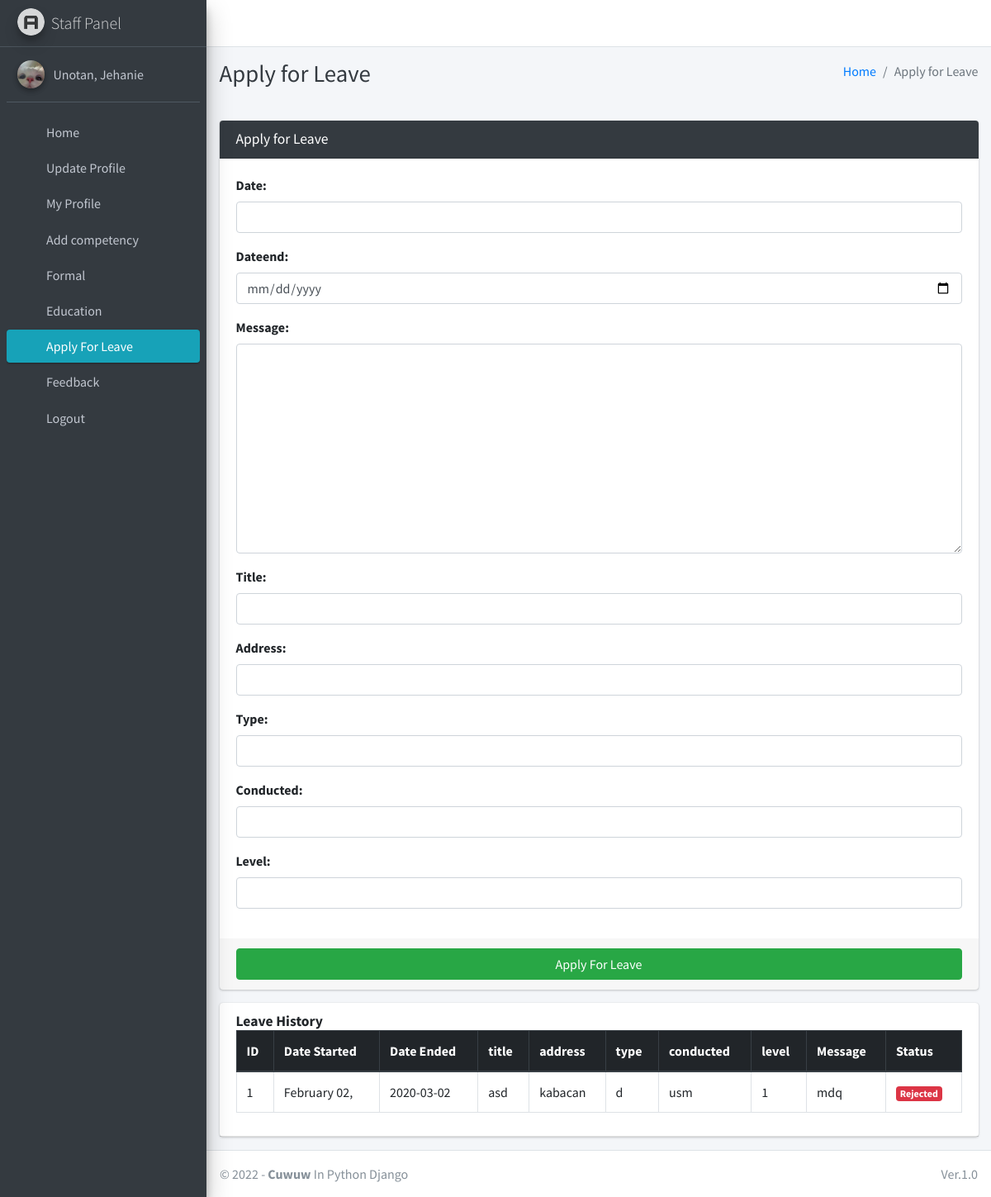
The page /staff/apply/leave/ (signed in) on the database its author committed.
### main/models.py (models this page shows)
class CustomUser(AbstractUser):
    USER_TYPE = ((1, "HOD"), (2, "Staff"))
    GENDER = [("M", "Male"), ("F", "Female")]
    username = None  # Removed username, using email instead
    email = models.EmailField(unique=True)
    user_type = models.CharField(default=1, choices=USER_TYPE, max_length=1)
    gender = models.CharField(max_length=1, choices=GENDER)
    profile_pic = models.ImageField()
    address = models.CharField(max_length=60)
    fcm_token = models.TextField(default="")  # For firebase notifications
    created_at = models.DateTimeField(auto_now_add=True)
    updated_at = models.DateTimeField(auto_now=True)
    USERNAME_FIELD = "email"
    REQUIRED_FIELDS = []
    objects = CustomUserManager()
    def __str__(self):
        return self.last_name + ", " + self.first_name

class LeaveReportStaff(models.Model):
    staff = models.ForeignKey(Staff, on_delete=models.CASCADE)
    date = models.DateTimeField(max_length=60)
    dateend = models.CharField(max_length=60)
    title = models.CharField(max_length=60)
    address = models.CharField(max_length=200, null=True)
    type = models.CharField(max_length=200, null=True)
    conducted = models.CharField(max_length=200, null=True)
    level = models.CharField(max_length=200, null=True)
    message = models.TextField()
    status = models.SmallIntegerField(default=0)
    created_at = models.DateTimeField(auto_now_add=True)
    updated_at = models.DateTimeField(auto_now=True)

### main/staff_views.py (the view, shortened to what this page needs)
# urls.py: path("staff/apply/leave/", staff_views.staff_apply_leave,
def staff_apply_leave(request):
    form = LeaveReportStaffForm(request.POST or None)
    staff = get_object_or_404(Staff, admin_id=request.user.id)
    context = {
        'form': form,
        'leave_history': LeaveReportStaff.objects.filter(staff=staff),
        'page_title': 'Apply for Leave'
    }
    return render(request, "staff_template/staff_apply_leave.html", context)

### main/forms.py
class LeaveReportStaffForm(FormSettings):
    def __init__(self, *args, **kwargs):
        super(LeaveReportStaffForm, self).__init__(*args, **kwargs)
    class Meta:
        model = LeaveReportStaff
        fields = ['date', 'dateend', 'message', 'title', 'address', 'type', 'conducted', 'level' ]
        widgets = {
            'date': DateInput(attrs={'type': 'date'}),
        }
        widgets = {
            'dateend': DateInput(attrs={'type': 'date'}),
        }

### main/templates/staff_template/staff_apply_leave.html
{% extends 'main/base.html' %}
{% load static %}
{% block page_title %}{{page_title}}
{% endblock page_title %}
{% block content %}
<section class="content">
    <div class="container-fluid">
        <div class="row">
            <div class="col-md-12">
                <div class="card card-dark">
                    <div class="card-header">
                        <h3 class="card-title">{{page_title}}</h3>
                    </div>
                    {% include "main/form_template.html" with messages=messages  form=form button_text="Apply For Leave"%}
                </div>
<div class="card card-default">
    <div class="card-header"><h3 class="card-title"><b>Leave History</b></h3>
   <div class="table">
       <table class="table table-bordered table-hover">
           <thead class="thead-dark">
            <tr>
                <th>ID</th>
                <th>Date Started</th>
                <th>Date Ended</th>
                 <th>title</th>
                <th>address</th>
                <th>type</th>
                <th>conducted</th>
                <th>level</th>
                <th>Message</th>
             <th>Status</th>
         </tr>
           </thead>
        {% for leave in leave_history %}
        <tr>
            <td>{{forloop.counter}}</td>
            <td>{{leave.date |date:"F d,"}}</td>
             <td>{{leave.dateend }}</td>
            <td>{{leave.title}}</td>
            <td>{{leave.address}}</td>
            <td>{{leave.type}}</td>
            <td>{{leave.conducted}}</td>
            <td>{{leave.level}}</td>
            <td>{{leave.message}}</td>
              <td>
                  {% if leave.status == 0 %}
                  <span class="badge badge-warning">Pending</span>
                  {% elif leave.status == 1 %}
                  <span class="badge badge-success">Accepted</span>
                    {% else %}
                    <span class="badge badge-danger">Rejected</span>
                    {% endif %}
                </td>
            </tr>
            {% endfor %}
        </table>
    </div>
    </div>
            </div>
        </div>
    </div>
</section>
{% endblock content %}

### main/templates/main/sidebar_template.html (shortened to what this page needs)
{% load static %}
<aside class="main-sidebar sidebar-dark-info elevation-4">
    {% if request.user.user_type == '1' %}
    <a href="{% url 'admin_home' %}" class="brand-link">
        <img src="{% static 'dist/img/cmsl.png' %} " alt="AdminLTE Logo"
            class="brand-image img-circle elevation-3" >
        <span class="brand-text font-weight-light">Admin Panel</span>
    </a>
    <div class="sidebar">
        <div class="user-panel mt-3 pb-3 mb-3 d-flex">
            <div class="image">
                <img src="{{ request.user.profile_pic}}" class="img-circle elevation-2" alt="User Image">
            </div>
            <div class="info">
                <a href="#" class="d-block">{{user}}</a>
            </div>
        </div>
        <nav class="mt-2">
            <ul class="nav nav-pills nav-sidebar flex-column" data-widget="treeview" role="menu" data-accordion="false">
                <li class="nav-item">
                    {% url 'admin_home' as admin_home %}
                    <a href="{{admin_home}}" class="nav-link {% if admin_home == request.path %} active {% endif %}">
                        <i class="nav-icon fas fa-home"></i>
                        <p>
                            Home
                        </p>
                    </a>
                </li>
                <li class="nav-item">
                    {% url 'admin_view_profile' as admin_view_profile %}
                    <a href="{{admin_view_profile}}"
                        class="nav-link {% if admin_view_profile == request.path %} active {% endif %}">
                        <i class="nav-icon fas fa-address-card"></i>
                        <p>
                            Update Profile
                        </p>
                    </a>
                </li>
 <li class="nav-item has-treeview">
                    <a href="#" class="nav-link">
                        <i class="nav-icon fas fa-book"></i>
                        <p>
                            Staff
                            <i class="fas fa-angle-left right"></i>
                        </p>
                    </a>
                    <ul class="nav nav-treeview">
                         <li class="nav-item">
                    {% url 'add_staff' as add_staff %}
                    <a href="{{add_staff}}" class="nav-link {% if add_staff == request.path %} active {% endif %}">
                        <i class="nav-icon fas fa-user-plus"></i>
                        <p>
                            Add Staff
                        </p>
                    </a>
                </li>
                         <li class="nav-item">
                    {% url 'manage_staff' as manage_staff %}
                    {% url 'edit_staff' staff_id as edit_staff %}
                    <a href="{{manage_staff}}"
                        class="nav-link {% if manage_staff == request.path or request.path == edit_staff %} active {% endif %}">
                        <i class="nav-icon fas fa-th"></i>
                        <p>
                            Manage Staff
                        </p>
                    </a>
                </li>
                    </ul>
 <li class="nav-item">
                    {% url 'view_staff_competency_journal' as view_staff_competency_journal %}
                    <a href="{{view_staff_competency_journal}}"
                        class="nav-link {% if view_staff_competency_journal == request.path %} active {% endif %}">
                        <i class="nav-icon fas fa-address-card"></i>
                        <p>
                            Staff competency
                        </p>
                    </a>
                </li>
                <li class="nav-item">
                    {% url 'view_staff_leave' as view_staff_leave %}
                    <a href="{{view_staff_leave}}"
                        class="nav-link  {% if view_staff_leave == request.path %} active {% endif %}">
                        <i class="nav-icon fas fa-check-double"></i>
                        <p>
                            Staff Leave
                        </p>
                    </a>
                </li>
                  <li class="nav-item">
                                {% url 'staff_feedback_message' as staff_feedback_message %}
                                <a href="{{staff_feedback_message}}"
                                    class="nav-link {% if staff_feedback_message == request.path %} active {% endif %}">
                                    <i class="nav-icon fas fa-comment-alt"></i>
                                    <p>
                                        Feedback
                                    </p>
                                </a>
                            </li>
                {% elif request.user.user_type == '2' %}
                <a href="#" class="brand-link">
                    <img src="{% static 'dist/img/AdminLTELogo.png' %} " alt="AdminLTE Logo"
                        class="brand-image img-circle elevation-3" style="opacity: .8">
                    <span class="brand-text font-weight-light">Staff Panel</span>
                </a>
                <div class="sidebar">
                    <div class="user-panel mt-3 pb-3 mb-3 d-flex">
                        <div class="image">
                            <img src="{{ request.user.profile_pic}}" class="img-circle elevation-2" alt="User Image">
                        </div>
                        <div class="info">
                            <a href="#" class="d-block">{{ user}}</a>
                        </div>
                    </div>
                    <nav class="mt-2">
                        <ul class="nav nav-pills nav-sidebar flex-column" data-widget="treeview" role="menu"
                            data-accordion="false">
                            <li class="nav-item">
                                {% url 'staff_home' as staff_home %}
                                <a href="{{staff_home}}"
                                    class="nav-link {% if staff_home == request.path %} active {% endif %}">
                                    <i class="nav-icon fas fa-home"></i>
                                    <p>
                                        Home
                                    </p>
                                </a>
                            </li>
                            <li class="nav-item">
                                {% url 'staff_view_profile' as staff_view_profile %}
                                <a href="{{staff_view_profile}}"
                                    class="nav-link {% if staff_view_profile == request.path %} active {% endif %}">
                                    <i class="nav-icon fas fa-address-card"></i>
                                    <p>
                                        Update Profile
                                    </p>
                                </a>
                            </li>
                            <li class="nav-item">
                                {% url 'staff_profile' as staff_profile %}
                                <a href="{{staff_profile}}"
                                    class="nav-link {% if staff_profile == request.path %} active {% endif %}">
                                    <i class="nav-icon fas fa-address-card"></i>
                                    <p>
                                        My Profile
                                    </p>
                                </a>
                            </li>
                              <li class="nav-item">
                    {% url 'competency_journal' as competency_journal %}
                    <a href="{{competency_journal}}"
                        class="nav-link {% if admin_view_profile == request.path %} active {% endif %}">
                        <i class="nav-icon fas fa-address-card"></i>
                        <p>
                            Add competency
                        </p>
                    </a>
                </li>
                <li class="nav-item has-treeview">
                    <a href="#" class="nav-link">
                        <i class="nav-icon fas fa-book"></i>
                        <p>
                            Formal
                            <i class="fas fa-angle-left right"></i>
                        </p>
                    </a>
                </li>
                <li class="nav-item has-treeview">
                    <a href="#" class="nav-link">
                        <i class="nav-icon fas fa-book"></i>
                        <p>
                            Education
                            <i class="fas fa-angle-left right"></i>
                        </p>
                    </a>
                </li>
                            <li class="nav-item">
                                {% url 'staff_apply_leave' as staff_apply_leave %}
                                <a href="{{staff_apply_leave}}"
                                    class="nav-link {% if staff_apply_leave == request.path %} active {% endif %}">
                                    <i class="nav-icon fas fa-check"></i>
                                    <p>
                                        Apply For Leave
                                    </p>
                                </a>
                            </li>
                            <li class="nav-item">
                                {% url 'staff_feedback' as staff_feedback %}
                                <a href="{{staff_feedback}}"
                                    class="nav-link {% if staff_feedback == request.path %} active {% endif %}">
                                    <i class="nav-icon fas fa-comment-alt"></i>
                                    <p>
                                        Feedback
                                    </p>
                                </a>
                            </li>
                                        {% endif %}
                                        <li class="nav-item">
                                            <a href="{% url 'user_logout' %}"
                                                onclick="return confirm('Your session would be terminated.\n\nProceed?')"
                                                class="nav-link">
                                                <i class="nav-icon fas fa-power-off"></i>
                                                <p>
                                                    Logout
                                                </p>
                                            </a>
                                        </li>
                                    </ul>
                                </nav>
                            </div>
</aside>

### rows shown on the page
CustomUser: user.profile_pic (picture), last_name+first_name "Unotan, Jehanie"
LeaveReportStaff: date "February 02,", dateend "2020-03-02", title "asd", address "kabacan", type "d", conducted "usm", level "1", message "mdq", status "Rejected"

### other values the page prints
{{ page_title }} "Apply for Leave"
{{ field.label_tag }} "Date:" "Dateend:" "Message:" "Title:" "Address:" "Type:" "Conducted:" "Level:"
{{ button_text }} "Apply For Leave"
